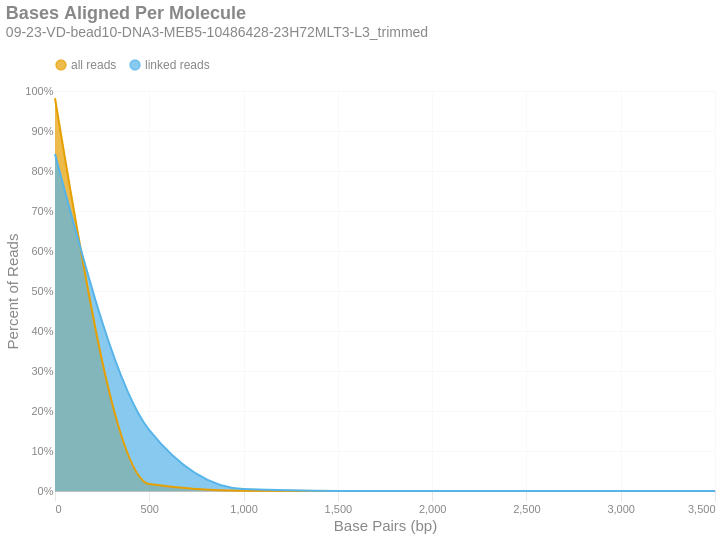

Write notebook code for a chart like this one.
### Markdown cell above
### Bases Aligned Per Molecule
This is a frequency distribution showing the number of base pairs aligned per unique molecule. These data are shown in 500 bp bins. There are two distributions: one with `all reads` (yellow) and another with only `linked reads` (blue). The percent of molecules in the `linked reads` distribution is relative to the total number of linked molecules.

### Code cell
if SKIPLR:
    print_html(f"Skipped")
else:
    binned_df = consolidated_hist(valids['aligned_bp'], mask, 500, True)
    with SafeRender(binned_df):
        (
            density_plot(binned_df, 'Bases Aligned Per Molecule', samplename, 'basesper')
            .encode(
                x=alt.X('bin:Q', title="Base Pairs (bp)").axis(tickMinStep=500),
                y=alt.Y('value:Q', title='Percent of Reads')
                    .axis(format='%')
                    .scale(domain = [0,1])
                    .stack(False),
                color=alt.Color("key:N").scale(domain = ["all reads", "linked reads"]),
                tooltip = [
                    alt.Tooltip("key:N", title = "Data Type"),
                    alt.Tooltip("range_label:N", title="Based Aligned Per Molecule"),
                    alt.Tooltip("value:Q", format = ".2%", title="% Molecules")
                ]
            )
        ).display()

### Figure 1 — Vega-Lite specification as saved in the notebook (floating-point values rounded to 4 significant figures)
{"width": "container", "height": 400, "config": {"title": {"anchor": "start", "dy": -15, "fontSize": 18, "color": "#888888", "subtitleColor": "#888888", "subtitleFontSize": 14}, "arc": {"fill": "#0072B2"}, "axis": {"domainColor": "#888888", "domainWidth": 0.5, "gridWidth": 0.2, "grid": false, "titleFontWeight": 400, "titleFontSize": 15, "labelFontSize": 11, "labelColor": "#888888", "tickColor": "#888888", "tickWidth": 0.2, "titleColor": "#888888"}, "axisBand": {"grid": false}, "axisX": {"grid": true, "tickSize": 10, "domainCap": "round"}, "axisY": {"domain": false, "grid": true, "tickSize": 0, "domainCap": "round"}, "background": "transparent", "header": {"labelFontSize": 15, "labelColor": "#888888", "titleFontSize": 15, "titleFontWeight": 600, "titleColor": "#888888"}, "legend": {"labelFont": "sans-serif", "labelFontSize": 12, "labelColor": "#888888", "symbolSize": 100, "symbolType": "circle", "titleFontSize": 12, "titlePadding": 10, "titleColor": "#888888", "title": null, "orient": "top"}, "range": {"category": ["#E69F00", "#56B4E9", "#009E73", "#F0E442", "#0072B2", "#D55E00", "#CC79A7", "#000000"], "diverging": ["#cfe8f3", "#a2d4ec", "#73bfe2", "#46abdb", "#1696d2", "#12719e"]}, "area": {"fill": "#0072B2", "fillOpacity": 0.7, "line": true, "strokeOpacity": 0.7}, "line": {"color": "#0072B2", "stroke": "#0072B2", "strokeWidth": 2}, "trail": {"color": "#0072B2", "stroke": "#0072B2", "strokeWidth": 0, "size": 1}, "point": {"filled": true}, "text": {"color": "#888888", "fontSize": 11, "align": "right", "fontWeight": 400, "size": 11}, "bar": {"fill": "#0072B2", "stroke": null}, "view": {"stroke": null, "continuousWidth": 660, "continuousHeight": 400}}, "data": {"name": "data-9078797834d029fb7c39719a0e07a371"}, "mark": {"type": "area", "interpolate": "monotone"}, "encoding": {"color": {"field": "key", "scale": {"domain": ["all reads", "linked reads"]}, "type": "nominal"}, "tooltip": [{"field": "key", "title": "Data Type", "type": "nominal"}, {"field": "range_label", "title": "Based Aligned Per Molecule", "type": "nominal"}, {"field": "value", "format": ".2%", "title": "% Molecules", "type": "quantitative"}], "x": {"axis": {"tickMinStep": 500}, "field": "bin", "title": "Base Pairs (bp)", "type": "quantitative"}, "y": {"axis": {"format": "%"}, "field": "value", "scale": {"domain": [0, 1]}, "stack": false, "title": "Percent of Reads", "type": "quantitative"}}, "params": [{"name": "param_c36ac31b6afebe62", "select": {"type": "point", "fields": ["key"]}, "bind": "legend"}], "title": {"text": "Bases Aligned Per Molecule", "subtitle": "09-23-VD-bead10-DNA3-MEB5-10486428-23H72MLT3-L3_trimmed"}, "transform": [{"fold": ["all reads", "linked reads"]}, {"filter": {"param": "param_c36ac31b6afebe62"}}], "usermeta": {"embedOptions": {"downloadFileName": "09-23-VD-bead10-DNA3-MEB5-10486428-23H72MLT3-L3_trimmed.basesper"}}, "$schema": "https://vega.github.io/schema/vega-lite/v6.4.1.json", "datasets": {"data-9078797834d029fb7c39719a0e07a371": [{"bin": "0", "interval": "0-500", "all reads": 0.982, "linked reads": 0.8427, "range_label": "0-499"}, {"bin": "500", "interval": "500-1000", "all reads": 0.01746, "linked reads": 0.1522, "range_label": "500-999"}, {"bin": "1000", "interval": "1000-1500", "all reads": 0.0005542, "linked reads": 0.004856, "range_label": "1000-1499"}, {"bin": "1500", "interval": "1500-2000", "all reads": 2.264e-05, "linked reads": 0.0001992, "range_label": "1500-1999"}, {"bin": "2000", "interval": "2000-2500", "all reads": 1.109e-06, "linked reads": 9.78e-06, "range_label": "2000-2499"}, {"bin": "2500", "interval": "2500-3000", "all reads": 1.009e-07, "linked reads": 8.891e-07, "range_label": "2500-2999"}, {"bin": "3000", "interval": "3000-3500", "all reads": 0.0, "linked reads": 0.0, "range_label": "3000-3499"}, {"bin": "3500", "interval": "3500-4000", "all reads": 0.0, "linked reads": 0.0, "range_label": "3500-3999"}]}}
